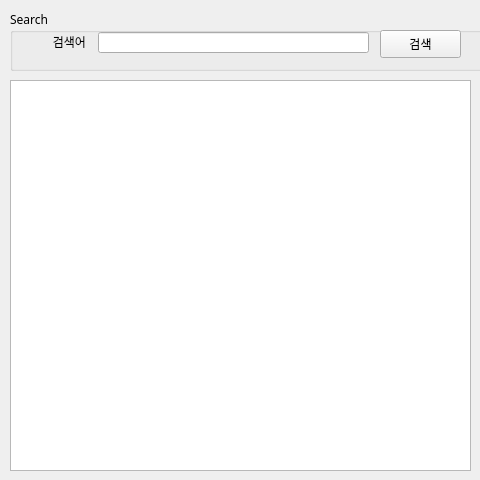
<?xml version="1.0" encoding="UTF-8"?>
<ui version="4.0">
 <class>frmNaverSearch</class>
 <widget class="QWidget" name="frmNaverSearch">
  <property name="geometry">
   <rect>
    <x>0</x>
    <y>0</y>
    <width>480</width>
    <height>480</height>
   </rect>
  </property>
  <property name="sizePolicy">
   <sizepolicy hsizetype="Fixed" vsizetype="Fixed">
    <horstretch>0</horstretch>
    <verstretch>0</verstretch>
   </sizepolicy>
  </property>
  <property name="maximumSize">
   <size>
    <width>480</width>
    <height>480</height>
   </size>
  </property>
  <property name="windowTitle">
   <string>네이버 뉴스 검색</string>
  </property>
  <widget class="QGroupBox" name="groupBox">
   <property name="geometry">
    <rect>
     <x>10</x>
     <y>10</y>
     <width>581</width>
     <height>61</height>
    </rect>
   </property>
   <property name="font">
    <font>
     <family>나눔고딕코딩</family>
    </font>
   </property>
   <property name="title">
    <string>Search</string>
   </property>
   <widget class="QLabel" name="label">
    <property name="geometry">
     <rect>
      <x>12</x>
      <y>24</y>
      <width>64</width>
      <height>16</height>
     </rect>
    </property>
    <property name="text">
     <string>검색어</string>
    </property>
    <property name="alignment">
     <set>Qt::AlignRight|Qt::AlignTrailing|Qt::AlignVCenter</set>
    </property>
   </widget>
   <widget class="QLineEdit" name="txtSearch">
    <property name="geometry">
     <rect>
      <x>88</x>
      <y>22</y>
      <width>271</width>
      <height>21</height>
     </rect>
    </property>
    <property name="sizePolicy">
     <sizepolicy hsizetype="Fixed" vsizetype="Fixed">
      <horstretch>0</horstretch>
      <verstretch>0</verstretch>
     </sizepolicy>
    </property>
   </widget>
   <widget class="QPushButton" name="btnSearch">
    <property name="geometry">
     <rect>
      <x>370</x>
      <y>20</y>
      <width>81</width>
      <height>28</height>
     </rect>
    </property>
    <property name="text">
     <string>검색</string>
    </property>
   </widget>
  </widget>
  <widget class="QTableWidget" name="tblResult">
   <property name="geometry">
    <rect>
     <x>10</x>
     <y>80</y>
     <width>461</width>
     <height>391</height>
    </rect>
   </property>
  </widget>
 </widget>
 <resources/>
 <connections/>
</ui>
